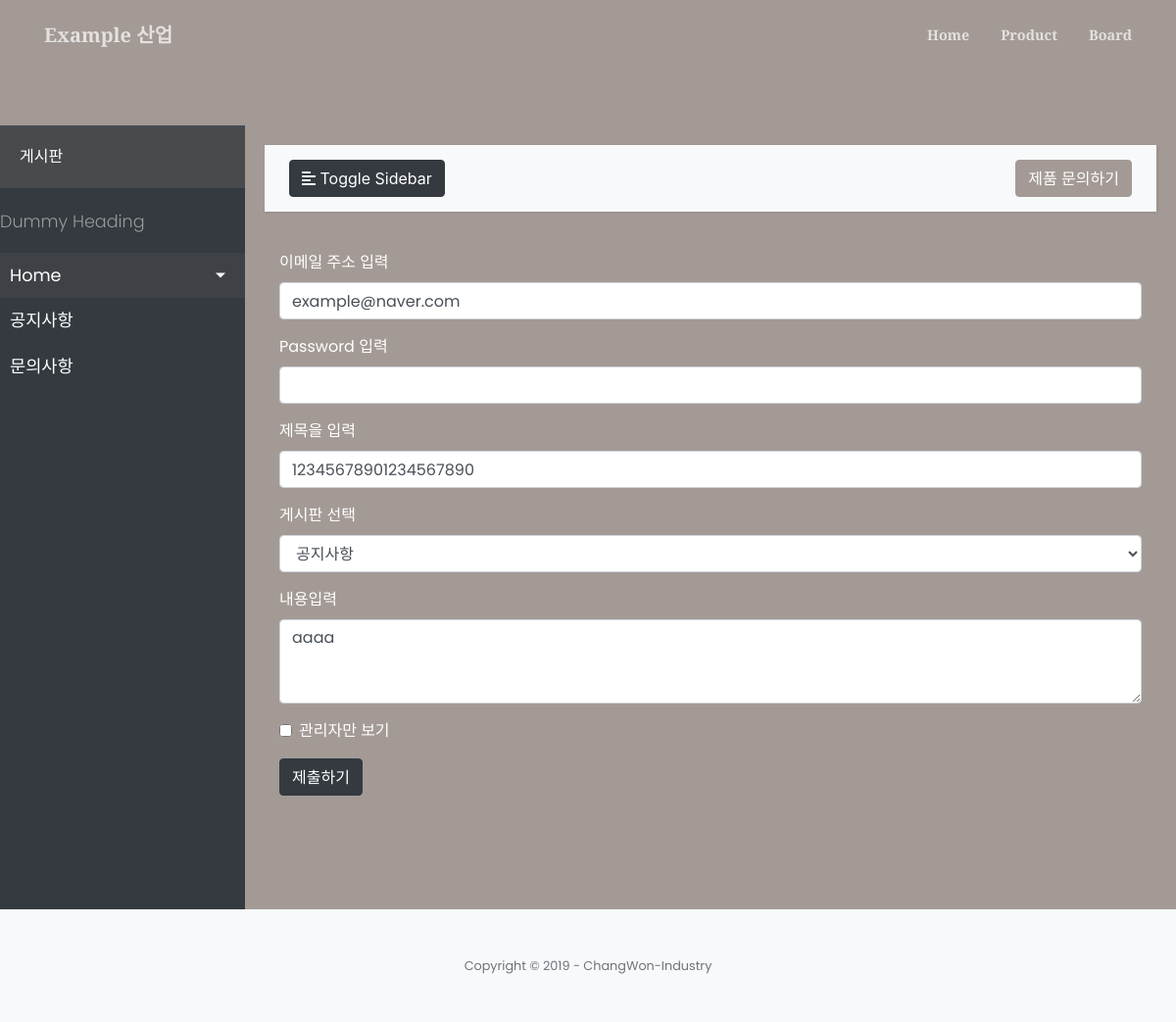
Page /board/updatepage/10 on the committed database.
### board/models.py (models this page shows, shortened)
class Board_Category(models.Model):
    name = models.CharField(max_length=20)    # 게시판 카테고리 이름
    admin_option = models.BooleanField(default=False) # 관리자만 확인하기 옵션 기능
    created_at = models.DateTimeField(auto_now_add=True)    # 해당 레코드 생성시 현재 시간 자동저장
    updated_at = models.DateTimeField(auto_now=True)    # 해당 레코드 갱신시 현재 시간 자동저장
    def __str__(self):
        return self.name

class Board(models.Model):
    board_category = models.ForeignKey(Board_Category, on_delete=models.CASCADE) # board category
    subject = models.CharField(max_length=20) # 제목
    email = models.EmailField() # user이메일
    pwd = models.CharField(max_length=20) # user pw
    content = models.TextField()    # 게시글 내용
    hit = models.IntegerField(default=0)    # 조회수
    admin_option = models.BooleanField(default=False) # 관리자만 확인하기 옵션 기능
    created_at = models.DateTimeField(auto_now_add=True)    # 해당 레코드 생성시 현재 시간 자동저장
    updated_at = models.DateTimeField(auto_now=True)    # 해당 레코드 갱신시 현재 시간 자동저장
    ifmodify = models.CharField(max_length=2, default="n")

### board/views.py (the view)
# urls.py: path('updatepage/<int:pk>', views.updatepage, name="updatepage"),
def updatepage(request,pk):
    board = Board.objects.get(id = pk)
    context = {
            'board':board,
            "category": Board_Category.objects.all(),# 에러를 제거하기 위한 사용 김영환
            "error":error_handeler(request, False, ""),
            "title":"Chang-Won",
            "category": Board_Category.objects.all(),
            "path": request.path, }
    return render(request, 'board/update.html',context)

### board/views.py (called while the page is built)
def error_handeler(request, active, msg):
    err_msg = ""
    if request.session.get('error', False) and not active:
        err_msg = request.session['error']
        del request.session['error']
    elif active == True:
        request.session['error'] = msg
    return err_msg

### board/templates/board/update.html (shortened to what this page needs)
{% extends 'products/index.html' %}
{% load i18n %}
{% load staticfiles %}
{% block sidebar_title %}게시판{% endblock %}
{% block sidebar_category %}
    {% for i in category %}
    <li>
        <a class="kinds" href="/board?kind={{i}}">{{ i }}</a>
    </li>
    {% endfor %}
{% endblock %}
{% block product %}
<div class="container">
<form method="POST" action = "{% url 'update_board' board.id %}" >
    <div class="form-group">
        <label class="text-white" for="exampleFormControlInput1">이메일 주소 입력</label>
        <input type="email" class="form-control" id="exampleFormControlInput1" placeholder="name@example.com" name="email" value="{{board.email}}">
    </div>
    <div class="form-group">
        <label class="text-white" for="boardPwd">Password 입력</label>
        <input type="password" class="form-control" id="boardPwd" name="pwd">
    </div>
    <div class="form-group">
        <label class="text-white" for="boardSubject ">제목을 입력</label>
        <input type="text" class="form-control" id="boardSubject" placeholder="제목을 입력하세요." name="subject" value="{{board.subject}}">
    </div>
    <div class="form-group">
        <label class="text-white" for="exampleFormControlSelect1">게시판 선택</label>
        <select class="form-control" id="exampleFormControlSelect1" name="board_category">
            {% for i in category %}
            <option>{{i.name}}</option>
            {% endfor %}
        </select>
    </div>
    <div class="form-group">
        <label class="text-white" for="exampleFormControlTextarea1">내용입력</label>
        <textarea class="form-control" id="exampleFormControlTextarea1" rows="3" name="content">{{board.content}}</textarea>
    </div>
    <div class="form-group">
        <div class="form-check">
            <input class="form-check-input" type="checkbox" id="gridCheck" name="admin_option">
            <label class="form-check-label text-white" for="gridCheck">
                관리자만 보기
            </label>
        </div>
    </div>
    <button type="submit" class="btn btn-dark">제출하기</button>
</form>
</div>
{% endblock %}

### mainsite/static/mainsite/css/custom.css (style rules this page uses)
body { font-family: 'Poppins', sans-serif; background: #fafafa; }
a, a:hover, a:focus { color: inherit; text-decoration: none; transition: all 0.3s; }
#sidebar ul li a { text-align: left; }
#sidebar ul li a { padding: 10px; font-size: 1.1em; display: block; }

### rows in the picture
Board_Category: name "공지사항"
Board_Category: name "문의사항"
Board: email "example@naver.com", subject "12345678901234567890", content "aaaa"

### other values in the picture
form field board_category "공지사항"
